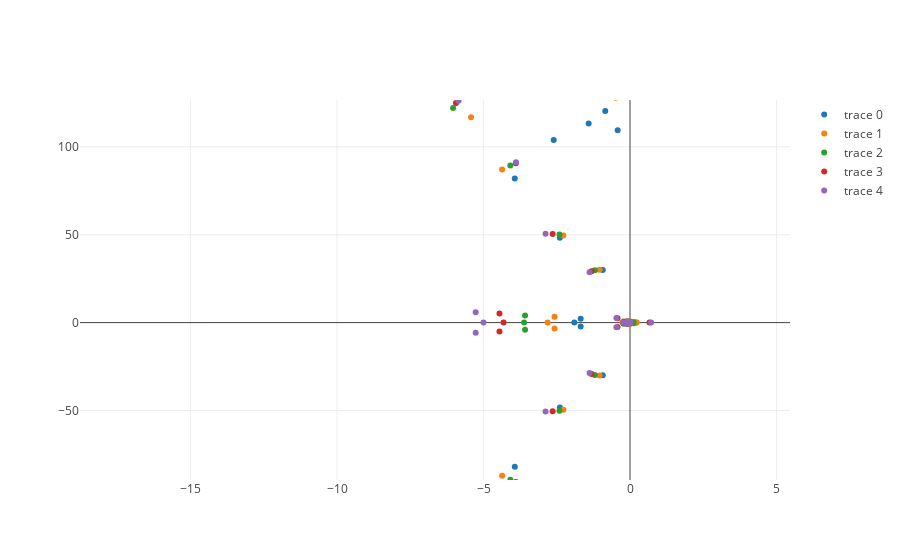

Notebook code for this chart:
### Code cell
fig = go.Figure()


for it in range(len(u_inf_range)):
    fig.add_scatter(x=evals[it].real,
                y=evals[it].imag, 
               mode='markers');
iplot(fig)

### Figure 1 — Plotly figure (JSON) as saved in the notebook; plotly's stock layout.template omitted (floating-point values rounded to 4 significant figures; data arrays with more than 128 entries replaced by an {"elided": "..."} marker saying what was removed)
{"data": [{"mode": "markers", "type": "scatter", "uid": "4a319aca-a4c5-42ff-87f7-5866dc9c7a45", "x": {"elided": "1384 float values"}, "y": {"elided": "1384 float values"}}, {"mode": "markers", "type": "scatter", "uid": "4c157c94-ffc4-4798-9fe9-b666ddc0d92d", "x": {"elided": "1384 float values"}, "y": {"elided": "1384 float values"}}, {"mode": "markers", "type": "scatter", "uid": "e2e99170-f6c2-4e76-9a20-a776b956b1f0", "x": {"elided": "1384 float values"}, "y": {"elided": "1384 float values"}}, {"mode": "markers", "type": "scatter", "uid": "b7f37335-32d6-4f62-b694-4d426fe770f3", "x": {"elided": "1384 float values"}, "y": {"elided": "1384 float values"}}, {"mode": "markers", "type": "scatter", "uid": "4587b8b7-2d5a-41bd-aa45-3e7188ebb969", "x": {"elided": "1384 float values"}, "y": {"elided": "1384 float values"}}], "layout": {"autosize": true, "dragmode": "zoom", "xaxis": {"autorange": false, "range": [-18.77, 5.46], "type": "linear"}, "yaxis": {"autorange": false, "range": [-89.52, 126.6], "type": "linear"}}}
